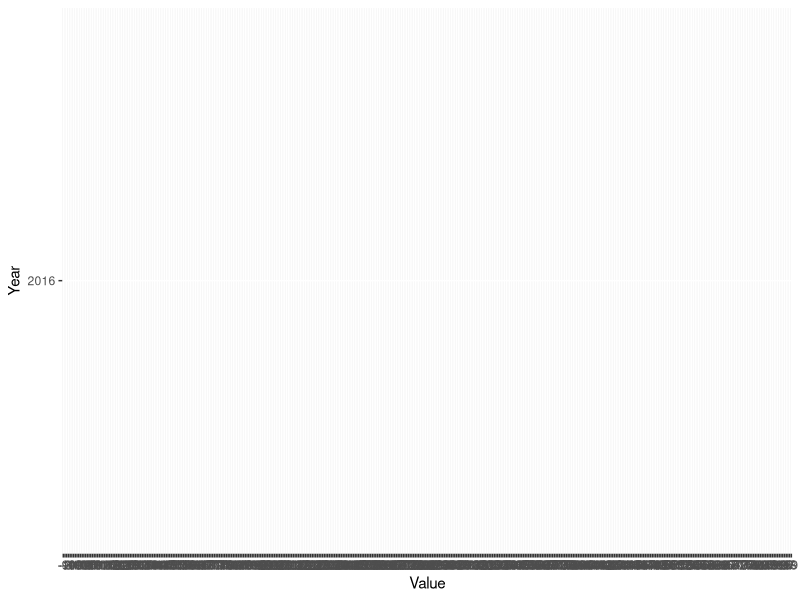

This figure's R source:
library('ggplot2')

weather <- read.csv("./data/Beijing_2016_HourlyPM25_created20170201.csv", header = TRUE)
weather <- weather[-c(1)]
weather <- weather[-(1:2),]
colnames(weather) <- as.character(unlist(weather[1,]))
weather <- weather[-(1),]

weather <- transform(weather, D = paste(weather$Year,weather$Day, weather$Hour))
head(weather)

ggplot(weather, aes(Value, Year)) + geom_area()

